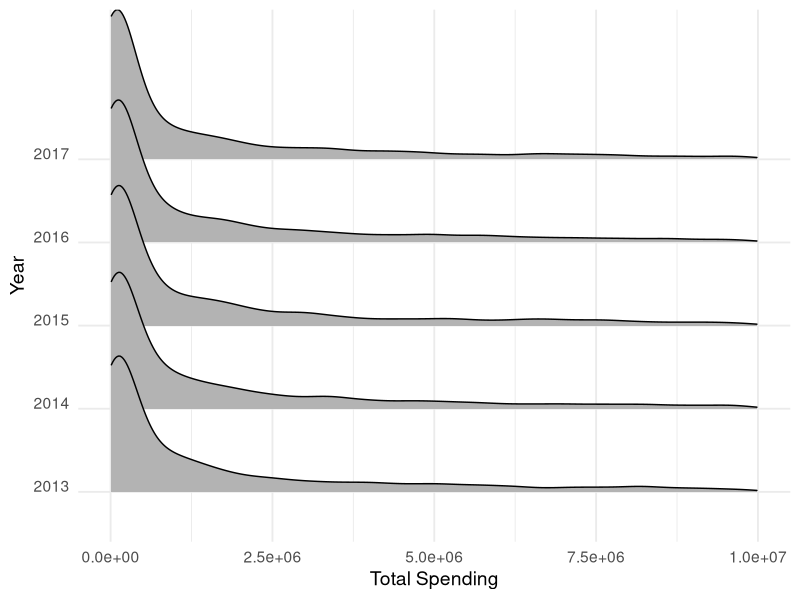
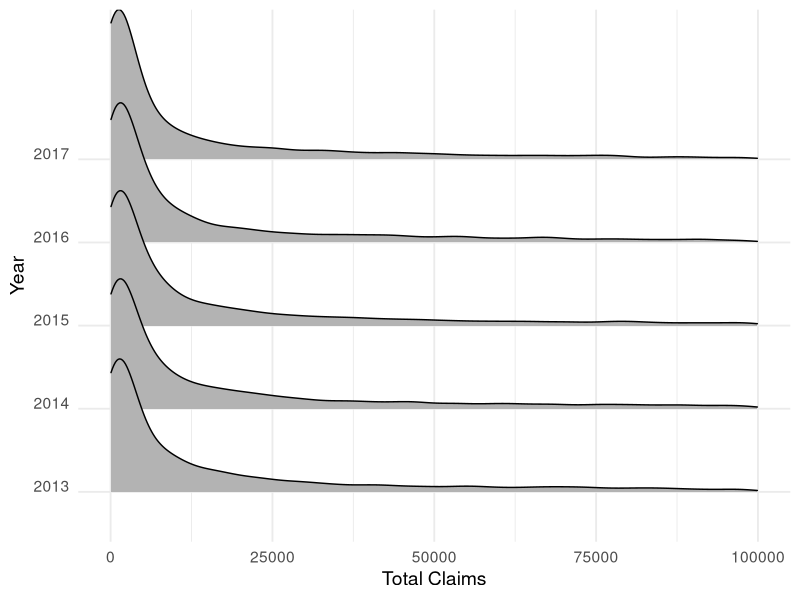
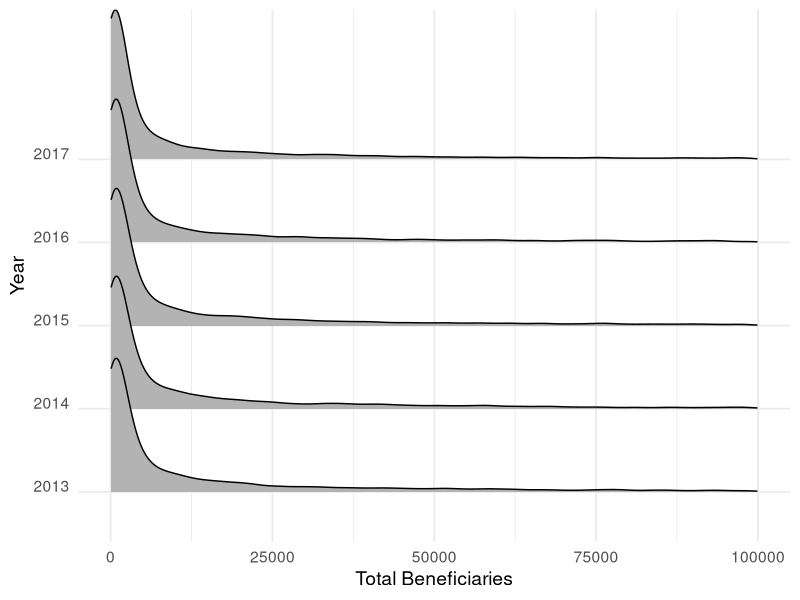
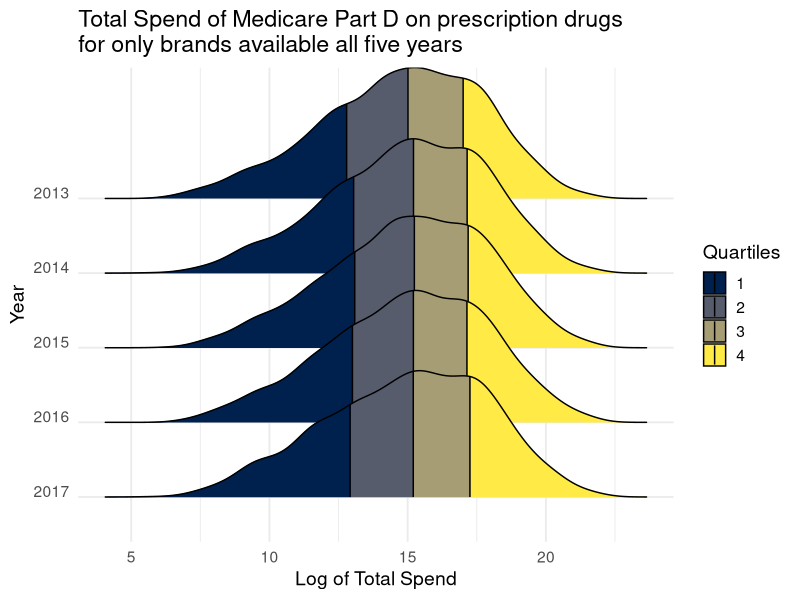
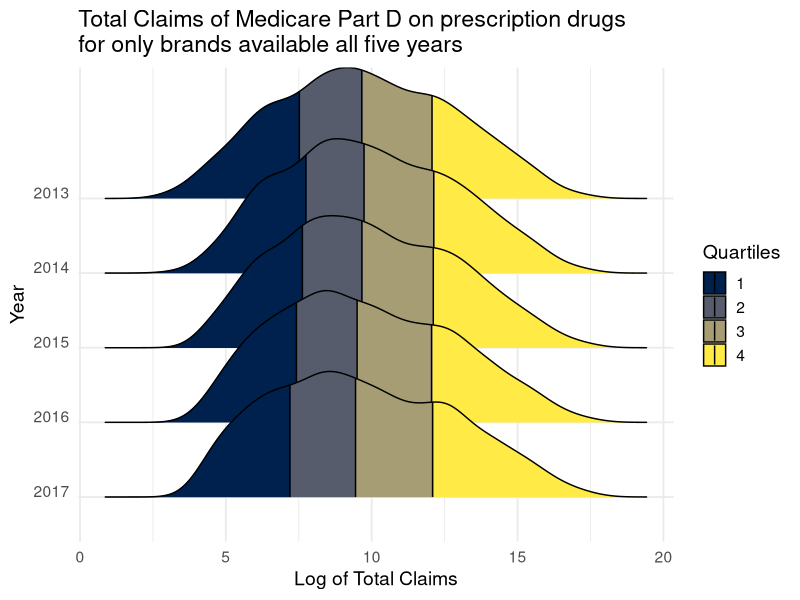
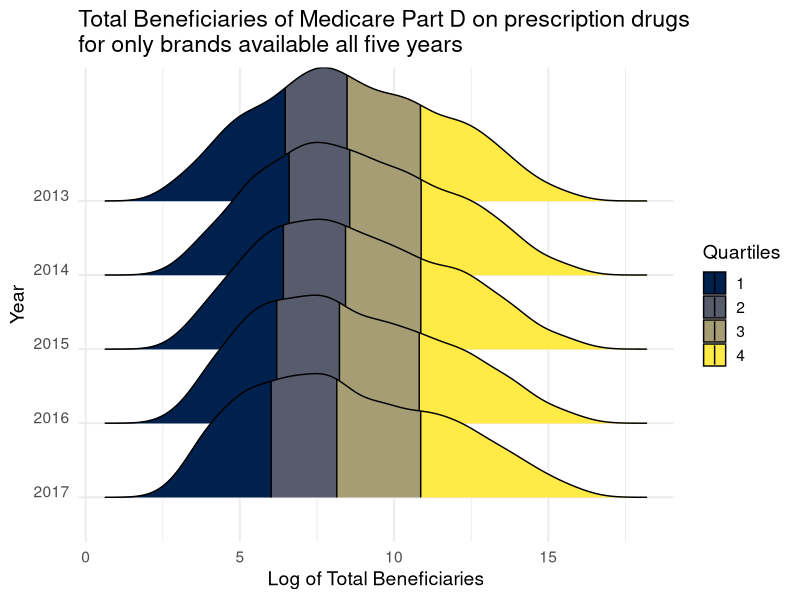
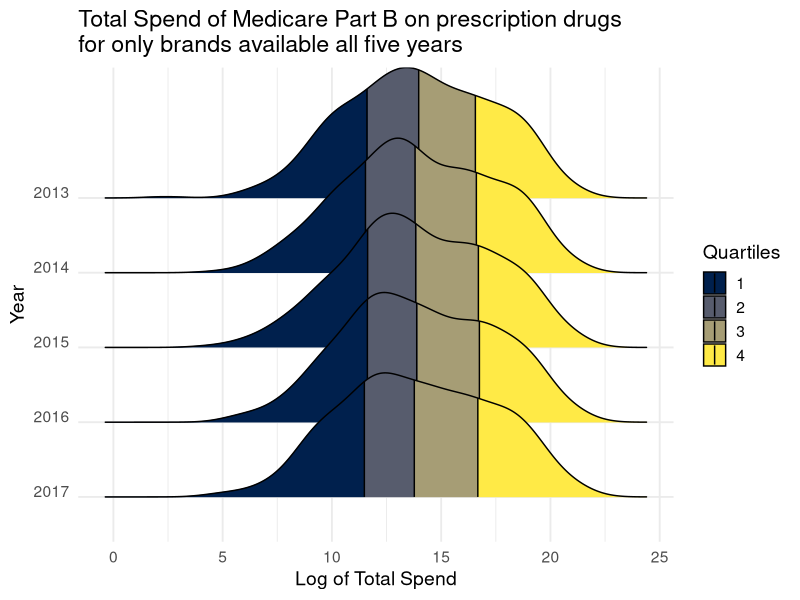
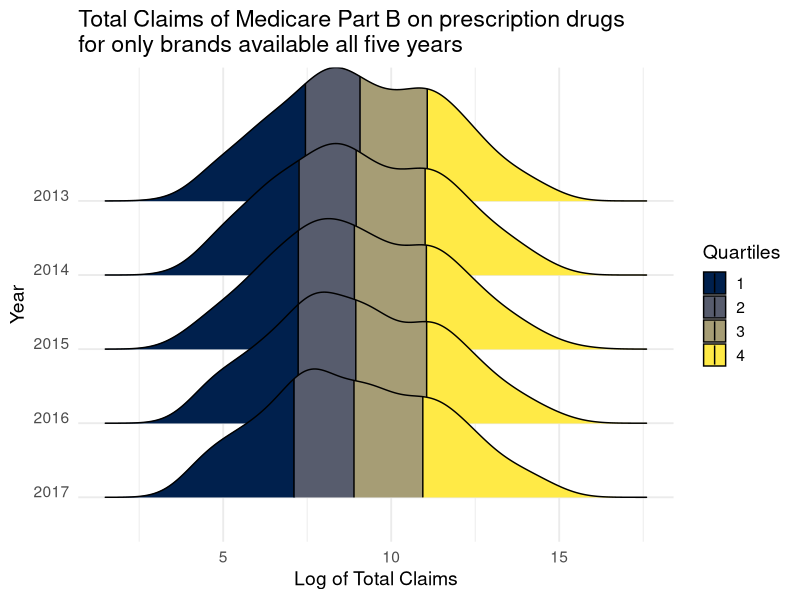

The R script that drew these images, in order:
## ---- chunk 1
knitr::opts_chunk$set(echo = TRUE, message = FALSE, warning = FALSE)
## ---- chunk 2
rm(list=ls(all=T))

library(tidyverse)
library(tidyselect)
library(viridis)
library(ggthemes)
library(ggridges)
## ---- chunk 3
medicaid <- read_csv("medicaid.csv")
partb <- read_csv("medicarepartb.csv")
partd <- read_csv("medicarepartd.csv")
## ---- chunk 4
partd <- partd %>%
  mutate_at(c("Brand Name", "Generic Name", "Manufacturer", "Year"), as_factor) %>%
  na.omit(.)

colnames(partd)[6] <- "Total Claims"

partb <- partb %>%
  mutate_at(c("Medicare Billing Code (HCPCS Code)", "Brand Name", "Generic Name", "Year"), as_factor) %>%
  na.omit(.)

medicaid <- medicaid %>%
  mutate_at(c("Brand Name", "Generic Name", "Manufacturer", "Year"), as_factor) %>%
  na.omit(.)
## ---- chunk 5
summary(partd)
## ---- chunk 6
summary(partb)
## ---- chunk 7
summary(medicaid)
## ---- chunk 8
partd %>%
  group_by(`Brand Name`) %>%
  summarise(numyrs = n_distinct(Year)) %>%
  ungroup(.) %>%
  right_join(partd, by = "Brand Name") %>%
  filter(numyrs == 5) %>%
  ggplot(aes(x = `Total Spending`, y = Year)) +
  geom_density_ridges() +
  theme_minimal(base_size = 14) + theme(axis.text.y = element_text(vjust = 0)) +
  xlim(0, 1e7)

partd %>%
  group_by(`Brand Name`) %>%
  summarise(numyrs = n_distinct(Year)) %>%
  ungroup(.) %>%
  right_join(partd, by = "Brand Name") %>%
  filter(numyrs == 5) %>%
  ggplot(aes(x = `Total Claims`, y = Year)) +
  geom_density_ridges() +
  theme_minimal(base_size = 14) + theme(axis.text.y = element_text(vjust = 0)) +
  xlim(0, 1e5)

partd %>%
  group_by(`Brand Name`) %>%
  summarise(numyrs = n_distinct(Year)) %>%
  ungroup(.) %>%
  right_join(partd, by = "Brand Name") %>%
  filter(numyrs == 5) %>%
  ggplot(aes(x = `Total Beneficiaries`, y = Year)) +
  geom_density_ridges() +
  theme_minimal(base_size = 14) + theme(axis.text.y = element_text(vjust = 0)) +
  xlim(0, 1e5)
## ---- chunk 9
partd %>%
  group_by(`Brand Name`) %>%
  summarise(numyrs = n_distinct(Year)) %>%
  ungroup(.) %>%
  right_join(partd, by = "Brand Name") %>%
  filter(numyrs == 5) %>%
  group_by(`Brand Name`, Year) %>%
  summarise(brandspend = sum(`Total Spending`), 
            branddose = sum(`Total Dosage Units`), 
            brandclaims = sum(`Total Claims`), 
            brandbens = sum(`Total Beneficiaries`)) %>%
  ungroup(.) %>%
  mutate(logspend = log(brandspend)) %>%
  ggplot(aes(x = logspend, y = fct_relevel(Year, rev), fill = factor(..quantile..))) +
  stat_density_ridges(
    geom = "density_ridges_gradient", calc_ecdf = TRUE,
    quantiles = 4, quantile_lines = TRUE
  ) +
  scale_fill_viridis(discrete = TRUE, name = "Quartiles", option = "E") +
  theme_minimal(base_size = 14) +
  theme(axis.text.y = element_text(vjust = 0)) +
  labs(x = "Log of Total Spend", y = "Year", title = "Total Spend of Medicare Part D on prescription drugs\nfor only brands available all five years")
## ---- chunk 10
partd %>%
  group_by(`Brand Name`) %>%
  summarise(numyrs = n_distinct(Year)) %>%
  ungroup(.) %>%
  right_join(partd, by = "Brand Name") %>%
  filter(numyrs == 5) %>%
  group_by(`Brand Name`, Year) %>%
  summarise(brandspend = sum(`Total Spending`), 
            branddose = sum(`Total Dosage Units`), 
            brandclaims = sum(`Total Claims`), 
            brandbens = sum(`Total Beneficiaries`)) %>%
  ungroup(.) %>%
  mutate(logclaims = log(brandclaims)) %>%
  ggplot(aes(x = logclaims, y = fct_relevel(Year, rev), fill = factor(..quantile..))) +
  stat_density_ridges(
    geom = "density_ridges_gradient", calc_ecdf = TRUE,
    quantiles = 4, quantile_lines = TRUE
  ) +
  scale_fill_viridis(discrete = TRUE, name = "Quartiles", option = "E") +
  theme_minimal(base_size = 14) +
  theme(axis.text.y = element_text(vjust = 0)) +
  labs(x = "Log of Total Claims", y = "Year", title = "Total Claims of Medicare Part D on prescription drugs\nfor only brands available all five years")
## ---- chunk 11
partd %>%
  group_by(`Brand Name`) %>%
  summarise(numyrs = n_distinct(Year)) %>%
  ungroup(.) %>%
  right_join(partd, by = "Brand Name") %>%
  filter(numyrs == 5) %>%
  group_by(`Brand Name`, Year) %>%
  summarise(brandspend = sum(`Total Spending`), 
            branddose = sum(`Total Dosage Units`), 
            brandclaims = sum(`Total Claims`), 
            brandbens = sum(`Total Beneficiaries`)) %>%
  ungroup(.) %>%
  mutate(logbens = log(brandbens)) %>%
  ggplot(aes(x = logbens, y = fct_relevel(Year, rev), fill = factor(..quantile..))) +
  stat_density_ridges(
    geom = "density_ridges_gradient", calc_ecdf = TRUE,
    quantiles = 4, quantile_lines = TRUE
  ) +
  scale_fill_viridis(discrete = TRUE, name = "Quartiles", option = "E") +
  theme_minimal(base_size = 14) +
  theme(axis.text.y = element_text(vjust = 0)) +
  labs(x = "Log of Total Beneficiaries", y = "Year", title = "Total Beneficiaries of Medicare Part D on prescription drugs\nfor only brands available all five years")
## ---- chunk 12
partb %>%
  group_by(`Brand Name`) %>%
  summarise(numyrs = n_distinct(Year)) %>%
  ungroup(.) %>%
  right_join(partb, by = "Brand Name") %>%
  filter(numyrs == 5) %>%
  mutate(logspend = log(`Total Spending`)) %>%
  ggplot(aes(x = logspend, y = fct_relevel(Year, rev), fill = factor(..quantile..))) +
  stat_density_ridges(
    geom = "density_ridges_gradient", calc_ecdf = TRUE,
    quantiles = 4, quantile_lines = TRUE
  ) +
  scale_fill_viridis(discrete = TRUE, name = "Quartiles", option = "E") +
  theme_minimal(base_size = 14) +
  theme(axis.text.y = element_text(vjust = 0)) +
  labs(x = "Log of Total Spend", y = "Year", title = "Total Spend of Medicare Part B on prescription drugs\nfor only brands available all five years")
## ---- chunk 13
partb %>%
  group_by(`Brand Name`) %>%
  summarise(numyrs = n_distinct(Year)) %>%
  ungroup(.) %>%
  right_join(partb, by = "Brand Name") %>%
  filter(numyrs == 5) %>%
  mutate(logclaims = log(`Total Claims`)) %>%
  ggplot(aes(x = logclaims, y = fct_relevel(Year, rev), fill = factor(..quantile..))) +
  stat_density_ridges(
    geom = "density_ridges_gradient", calc_ecdf = TRUE,
    quantiles = 4, quantile_lines = TRUE
  ) +
  scale_fill_viridis(discrete = TRUE, name = "Quartiles", option = "E") +
  theme_minimal(base_size = 14) +
  theme(axis.text.y = element_text(vjust = 0)) +
  labs(x = "Log of Total Claims", y = "Year", title = "Total Claims of Medicare Part B on prescription drugs\nfor only brands available all five years")
## ---- chunk 14
partb %>%
  group_by(`Brand Name`) %>%
  summarise(numyrs = n_distinct(Year)) %>%
  ungroup(.) %>%
  right_join(partb, by = "Brand Name") %>%
  filter(numyrs == 5) %>%
  mutate(logbens = log(`Total Beneficiaries`)) %>%
  ggplot(aes(x = logbens, y = fct_relevel(Year, rev), fill = factor(..quantile..))) +
  stat_density_ridges(
    geom = "density_ridges_gradient", calc_ecdf = TRUE,
    quantiles = 4, quantile_lines = TRUE
  ) +
  scale_fill_viridis(discrete = TRUE, name = "Quartiles", option = "E") +
  theme_minimal(base_size = 14) +
  theme(axis.text.y = element_text(vjust = 0)) +
  labs(x = "Log of Total Beneficiaries", y = "Year", title = "Total Beneficiaries of Medicare Part B on prescription drugs\nfor only brands available all five years")
## ---- chunk 15
medicaid %>%
  group_by(`Brand Name`) %>%
  summarise(numyrs = n_distinct(Year)) %>%
  ungroup(.) %>%
  right_join(medicaid, by = "Brand Name") %>%
  filter(numyrs == 5) %>%
  group_by(`Brand Name`, Year) %>%
  summarise(brandspend = sum(`Total Spending`), 
            branddose = sum(`Total Dosage Units`), 
            brandclaims = sum(`Total Claims`)) %>%
  ungroup(.) %>%
  mutate(logspend = log1p(brandspend)) %>%
  ggplot(aes(x = logspend, y = fct_relevel(Year, rev), fill = factor(..quantile..))) +
  stat_density_ridges(
    geom = "density_ridges_gradient", calc_ecdf = TRUE,
    quantiles = 4, quantile_lines = TRUE
  ) +
  scale_fill_viridis(discrete = TRUE, name = "Quartiles", option = "E") +
  theme_minimal(base_size = 14) +
  theme(axis.text.y = element_text(vjust = 0)) +
  labs(x = "Log of Total Spend", y = "Year", title = "Total Spend of Medicaid on prescription drugs\nfor only brands available all five years")

## ---- chunk 16
medicaid %>%
  group_by(`Brand Name`) %>%
  summarise(numyrs = n_distinct(Year)) %>%
  ungroup(.) %>%
  right_join(medicaid, by = "Brand Name") %>%
  filter(numyrs == 5) %>%
  group_by(`Brand Name`, Year) %>%
  summarise(brandspend = sum(`Total Spending`), 
            branddose = sum(`Total Dosage Units`), 
            brandclaims = sum(`Total Claims`)) %>%
  ungroup(.) %>%
  mutate(logclaims = log1p(brandclaims)) %>%
  ggplot(aes(x = logclaims, y = fct_relevel(Year, rev), fill = factor(..quantile..))) +
  stat_density_ridges(
    geom = "density_ridges_gradient", calc_ecdf = TRUE,
    quantiles = 4, quantile_lines = TRUE
  ) +
  scale_fill_viridis(discrete = TRUE, name = "Quartiles", option = "E") +
  theme_minimal(base_size = 14) +
  theme(axis.text.y = element_text(vjust = 0)) +
  labs(x = "Log of Total Claims", y = "Year", title = "Total Claims of Medicaid on prescription drugs\nfor only brands available all five years")
## ---- chunk 17
chngyr <- 2017 - 2013

partdbrandchng <- partd %>%
  group_by(`Brand Name`) %>%
  summarise(numyrs = n_distinct(Year)) %>%
  ungroup(.) %>%
  right_join(partd, by = "Brand Name") %>%
  filter(numyrs == 5) %>%
  group_by(`Brand Name`, Year) %>%
  summarise(brandspend = sum(`Total Spending`), 
            branddose = sum(`Total Dosage Units`), 
            brandclaims = sum(`Total Claims`), 
            brandbens = sum(`Total Beneficiaries`)) %>%
  ungroup(.) %>%
  group_by(`Brand Name`) %>%
  arrange(Year, .by_group = TRUE) %>%
  mutate(nomchngspend = brandspend - lag(brandspend, n = chngyr), 
         nomchngdose = branddose - lag(branddose, n = chngyr), 
         nomchngclaims = brandclaims - lag(brandclaims, n = chngyr), 
         nomchngbens = brandbens - lag(brandbens, n = chngyr),
         perchngspend = (brandspend-lag(brandspend, n = chngyr))/lag(brandspend, n = chngyr),
         perchngdose = (branddose-lag(branddose, n = chngyr))/lag(branddose, n = chngyr),
         perchngclaims = (brandclaims-lag(brandclaims, n = chngyr))/lag(brandclaims, n = chngyr),
         perchngbens = (brandbens-lag(brandbens, n = chngyr))/lag(brandbens, n = chngyr)
         ) %>%
  fill(nomchngspend, 
       nomchngdose, 
       nomchngclaims, 
       nomchngbens,
       perchngspend,
       perchngdose,
       perchngclaims,
       perchngbens,
       .direction = "up")

partdbrandchng %>%
  select(everything(), -Year, -brandspend, -branddose, -brandclaims, -brandbens) %>%
  distinct() %>%
  ggplot(aes(x = nomchngspend, y = nomchngclaims)) +
  geom_point(stat = "identity", position = "jitter") +
  theme_minimal()

partdbrandchng %>%
  select(everything(), -Year, -brandspend, -branddose, -brandclaims, -brandbens) %>%
  distinct() %>%
  ggplot(aes(x = perchngspend, y = perchngclaims)) +
  geom_point(stat = "identity", position = "jitter") +
  theme_minimal()
## ---- chunk 18
partbbrandchng <- partb %>%
  group_by(`Brand Name`) %>%
  summarise(numyrs = n_distinct(Year)) %>%
  ungroup(.) %>%
  right_join(partb, by = "Brand Name") %>%
  filter(numyrs == 5) %>%
  group_by(`Brand Name`, Year) %>%
  summarise(brandspend = sum(`Total Spending`), 
            branddose = sum(`Total Dosage Units`), 
            brandclaims = sum(`Total Claims`), 
            brandbens = sum(`Total Beneficiaries`)) %>%
  ungroup(.) %>%
  group_by(`Brand Name`) %>%
  arrange(Year, .by_group = TRUE) %>%
  mutate(nomchngspend = brandspend - lag(brandspend, n = chngyr), 
         nomchngdose = branddose - lag(branddose, n = chngyr), 
         nomchngclaims = brandclaims - lag(brandclaims, n = chngyr), 
         nomchngbens = brandbens - lag(brandbens, n = chngyr),
         perchngspend = (brandspend/lag(brandspend, n = chngyr)) - 1,
         perchngdose = (branddose/lag(branddose, n = chngyr)) - 1,
         perchngclaims = (brandclaims/lag(brandclaims, n = chngyr)) - 1,
         perchngbens = (brandbens/lag(brandbens, n = chngyr)) - 1) %>%
  fill(nomchngspend, 
       nomchngdose, 
       nomchngclaims, 
       nomchngbens,
       perchngspend,
       perchngdose,
       perchngclaims,
       perchngbens,
       .direction = "up")

partbbrandchng %>%
  select(everything(), -Year, -brandspend, -branddose, -brandclaims, -brandbens) %>%
  distinct() %>%
  ggplot(aes(x = nomchngspend, y = nomchngclaims)) +
  geom_point(stat = "identity") +
  theme_minimal()

partbbrandchng %>%
  select(everything(), -Year, -brandspend, -branddose, -brandclaims, -brandbens) %>%
  distinct() %>%
  ggplot(aes(x = perchngspend, y = perchngclaims)) +
  geom_point(stat = "identity") +
  theme_minimal()
## ---- chunk 19
medicaidbrandchng <- medicaid %>%
  group_by(`Brand Name`) %>%
  summarise(numyrs = n_distinct(Year)) %>%
  ungroup(.) %>%
  right_join(medicaid, by = "Brand Name") %>%
  filter(numyrs == 5) %>%
  group_by(`Brand Name`, Year) %>%
  summarise(brandspend = sum(`Total Spending`), 
            branddose = sum(`Total Dosage Units`), 
            brandclaims = sum(`Total Claims`)) %>%
  ungroup(.) %>%
  group_by(`Brand Name`) %>%
  arrange(Year, .by_group = TRUE) %>%
  mutate(nomchngspend = brandspend - lag(brandspend, n = chngyr), 
         nomchngdose = branddose - lag(branddose, n = chngyr), 
         nomchngclaims = brandclaims - lag(brandclaims, n = chngyr),
         perchngspend = (brandspend/lag(brandspend, n = chngyr)) - 1,
         perchngdose = (branddose/lag(branddose, n = chngyr)) - 1,
         perchngclaims = (brandclaims/lag(brandclaims, n = chngyr)) - 1) %>%
  fill(nomchngspend, 
       nomchngdose, 
       nomchngclaims,
       perchngspend,
       perchngdose,
       perchngclaims,
       .direction = "up")

medicaidbrandchng %>%
  select(everything(), -Year, -brandspend, -branddose, -brandclaims) %>%
  distinct() %>%
  ggplot(aes(x = nomchngspend, y = nomchngclaims)) +
  geom_point(stat = "identity") +
  theme_minimal()

medicaidbrandchng %>%
  select(everything(), -Year, -brandspend, -branddose, -brandclaims) %>%
  distinct() %>%
  ggplot(aes(x = perchngspend, y = perchngclaims)) +
  geom_point(stat = "identity") +
  theme_minimal()
## ---- chunk 20
partd_manufac <- partd %>%
  group_by(`Brand Name`, Year) %>%
  mutate(avg_spend_per_claim_brand = signif(sum(`Total Spending`)/sum(`Total Claims`), 3)) %>%
  group_by(Manufacturer, add = TRUE) %>%
  mutate(avg_spend_per_claim_manufac = sum(`Total Spending`)/sum(`Total Claims`)) %>%
  mutate(avg_spend_per_claim_resid = signif(avg_spend_per_claim_manufac, 3) - signif(avg_spend_per_claim_brand, 3), 
         avg_spend_per_claim_status = ifelse(avg_spend_per_claim_resid == 0, "at_average", ifelse(avg_spend_per_claim_resid < 0, "below_average", "above_average")), 
         market_diff = avg_spend_per_claim_resid * `Total Claims`) %>%
  ungroup(.) %>%
  group_by(Manufacturer, Year, avg_spend_per_claim_status) %>%
  summarise(manufacturer_diff = sum(market_diff), price_status_drugs = n()) 
## ---- chunk 21
medicaid_manufac <- medicaid %>%
  group_by(`Brand Name`, Year) %>%
  mutate(avg_spend_per_claim_brand = signif(sum(`Total Spending`)/sum(`Total Claims`), 3)) %>%
  group_by(Manufacturer, add = TRUE) %>%
  mutate(avg_spend_per_claim_manufac = sum(`Total Spending`)/sum(`Total Claims`)) %>%
  mutate(avg_spend_per_claim_resid = signif(avg_spend_per_claim_manufac, 3) - signif(avg_spend_per_claim_brand, 3), 
         avg_spend_per_claim_status = ifelse(avg_spend_per_claim_resid == 0, "at_average", ifelse(avg_spend_per_claim_resid < 0, "below_average", "above_average")), 
         market_diff = avg_spend_per_claim_resid * `Total Claims`) %>%
  ungroup(.) %>%
  group_by(Manufacturer, Year, avg_spend_per_claim_status) %>%
  summarise(manufacturer_diff = sum(market_diff), price_status_drugs = n()) 
## ---- chunk 22
partd %>% 
  filter(str_detect(`Generic Name`, "Insulin")) %>%
  group_by(Year) %>%
  summarise(totalspend = sum(`Total Spending`)) %>%
  ggplot(aes(x = Year, y = totalspend, fill = totalspend)) +
  geom_bar(stat = "identity") +
  theme_minimal()

partd %>% 
  filter(str_detect(`Generic Name`, "Insulin")) %>%
  group_by(Year) %>%
  summarise(totalbens = sum(`Total Beneficiaries`)) %>%
  ggplot(aes(x = Year, y = totalbens, fill = totalbens)) +
  geom_bar(stat = "identity") +
  theme_minimal()
